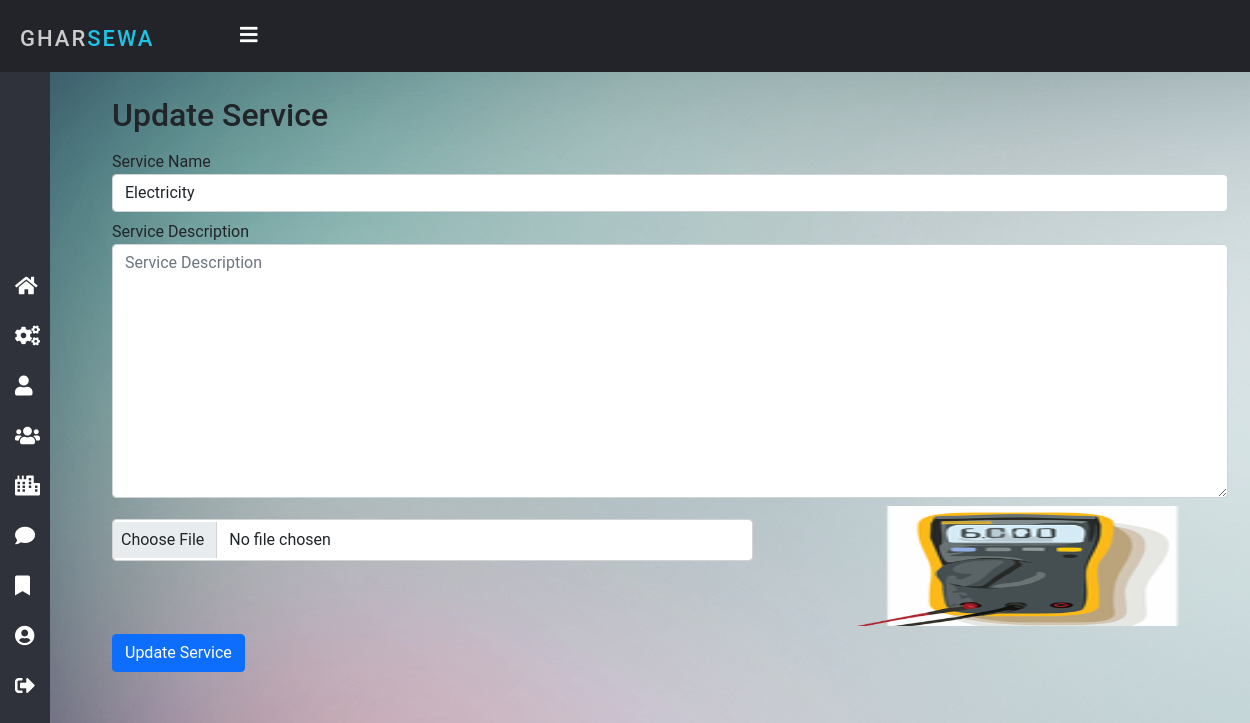
The app's page /editservices/1 (signed in) with its own data.
### home/models.py (models this page shows, shortened)
class Service(models.Model):
    service_id = models.AutoField(primary_key=True)
    service_name = models.CharField(max_length=50)
    service_desc = models.TextField()
    image = models.FileField(null=True)
    pub_date = models.DateField(auto_now_add=True)

### home/views.py (the view, shortened to what this page needs)
# urls.py: path('editservices/<int:pid>', views.editServices, name= 'editservices'),
@login_required(login_url='login')
def editServices(request, pid):
    if not request.user.is_staff:
        return redirect('error')
    ser = Service.objects.get(service_id=pid)
    return render(request, 'admin/edit_services.html', {'ser': ser})

### templates/admin/edit_services.html (shortened to what this page needs)
{% extends 'admin/admin_nav.html' %}
{% block body %}
<div class="container ">
    <div class="my-3">
        <h2>Update Service</h2>
    </div>
    <div>
        <form action="" method="POST" enctype="multipart/form-data">
            <div class="form-group">
                <label>Service Name</label>
                <input type="text" class="form-control" value="{{ser.service_name}}" name="service_name"
                    placeholder="Enter Service Name" required>
            </div>
            <div class="form-group my-2">
                <label>Service Description</label>
                <textarea name="service_desc" id="service_desc" cols="30" class="form-control" rows="10"
                    placeholder="Service Description" required></textarea>
            </div>
            <div class="form-group my-2">
                <div class="row">
                    <div class="col-md-7">
                        <input type="file" name="image" class="form-control"
                            style="width:100%;padding:8px;margin-top:2%;border:1px solid lightgrey ">
                    </div>
                    <div class="col-md-5">
                        <img src="{{ser.image.url}}" style="width:100%;height:120px">
                    </div>
                </div>
            </div>
            <div class="form-group my-2">
                <button type="submit" class="btn btn-primary" id="update">Update Service</button>
            </div>
        </form>
    </div>
</div>
{% endblock %}

### static/css/admin_style.css (style rules this page uses)
* { margin: 0; padding: 0; box-sizing: border-box; font-family: "Roboto", sans-serif; }
body { background-image: url('/static/img/bg.jpg'); overflow-x: hidden; }

### templates/admin/edit_services.html (style rules this page uses)
.container { min-height: 80vh; }

### records on screen
Service: service_name "Electricity", image (picture)
